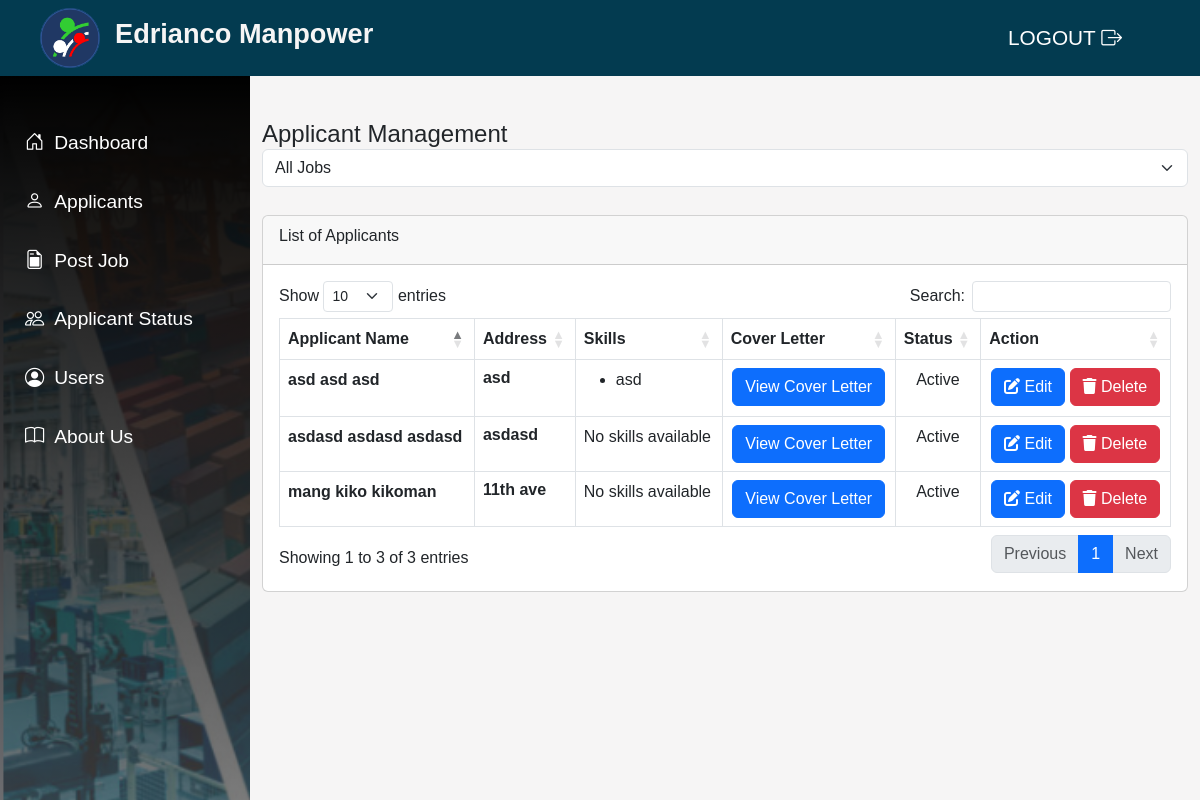
Screenshot of /admin/applicant.php (signed in) with the database file from the repository.
### tables this page shows
CREATE TABLE `tbl_applicant` (
  `id` int(11) NOT NULL,
  `job_id` text NOT NULL,
  `firstname` text NOT NULL,
  `middlename` text NOT NULL,
  `lastname` text NOT NULL,
  `gender` text NOT NULL,
  `email` text NOT NULL,
  `contact` text NOT NULL,
  `address` text NOT NULL,
  `resume` text NOT NULL,
  `status` text NOT NULL,
  `high_school` text NOT NULL,
  `high_school_year` text NOT NULL,
  `college` text NOT NULL,
  `college_year` text NOT NULL,
  `postgraduate` text NOT NULL,
  `postgraduate_year` text NOT NULL
);

CREATE TABLE `tbl_job` (
  `id` int(11) NOT NULL,
  `position` text NOT NULL,
  `availability` text NOT NULL,
  `salary` text NOT NULL,
  `job_type` text NOT NULL,
  `description` text NOT NULL,
  `status` text NOT NULL,
  `date_created` date DEFAULT current_timestamp(),
  `account_id` text NOT NULL,
  `account_edited` text NOT NULL,
  `date_updated` text NOT NULL
);

CREATE TABLE `tbl_applicant_skill` (
  `id` int(11) NOT NULL,
  `job_id` text NOT NULL,
  `skill` text NOT NULL
);

### admin/applicant.php (the view, shortened to what this page needs)
<?php
include 'config.php';
?>
<!DOCTYPE html>
<html lang="en">
<head>
	<link rel="stylesheet" href="https://cdnjs.cloudflare.com/ajax/libs/font-awesome/6.0.0-beta3/css/all.min.css">
    <link rel="stylesheet" href="https://cdn.jsdelivr.net/npm/bootstrap@5.3.0-alpha1/dist/css/bootstrap.min.css">
	<link rel="stylesheet" href="https://cdn.datatables.net/1.11.5/css/dataTables.bootstrap5.min.css">
    <link rel="stylesheet" href="https://cdn.jsdelivr.net/npm/bootstrap-icons@1.11.3/font/bootstrap-icons.min.css">
    <link rel="stylesheet" href="Istyle.css">
</head>
<body>
    <header>
        <nav class="navbar">
            <a href="#" class="logo">
                <img src="images/po.png" alt="logo">
                <h2>Edrianco Manpower</h2>
            </a>
            <a class="logoutbtn" href="logout.php" type="button" style="text-decoration: none;" name="logout"> LOGOUT   <i class="bi bi-box-arrow-right"></i></a>
        </nav>
    </header>
    <div class="sidebar">
        <a href="index.php"><i class="bi bi-house-door"></i> Dashboard</a>
        <a href="applicant.php"><i class="bi bi-person"></i> Applicants</a>
        <a href="job.php"><i class="bi bi-file-earmark-post"></i> Post Job</a>
        <a href="applicant_status.php"><i class="bi bi-people"></i> Applicant Status</a>
        <a href="user.php"><i class="bi bi-person-circle"></i> Users</a>
        <a href="about.php"><i class="bi bi-book"></i> About Us</a>
    </div>
	<div class="content">
        <div class="container-fluid mt-5" >
			<div class="row" style="margin-top:120px;">
				<div class="col">
				<h4>Applicant Management
				<select id="jobFilterDropdown" class="form-select" aria-label="Filter by Job" onchange="submitForm()">
    <option value="all" <?php if (!isset($_GET['job']) || $_GET['job'] == 'all') echo 'selected'; ?>>All Jobs</option>
    <?php
    $sql = "SELECT id, position FROM tbl_job";
    $stmt = $pdo->query($sql);
    ?>
</select>
				</h4>
				</div>
			</div>
            <div class="row">
                <div class="col-md-12 col-lg-12">
                    <div class="card"  style="margin-top:20px;">
                        <div class="card-header">
                           <div class="card-title">
							List of Applicants
						   </div>
                        </div>
                        <div class="card-body">
							<?php
							try {
								if (isset($_GET['job']) ) {
									$job_id = $_GET['job'];
									$sql = "SELECT *, ta.id as id FROM tbl_applicant as ta LEFT JOIN tbl_job as tj ON ta.job_id = tj.id
									LEFT JOIN tbl_applicant_skill tas ON tas.job_id = ta.id WHERE ta.job_id = :job_id GROUP BY ta.id";
									$stmt = $pdo->prepare($sql);
									$stmt->execute([':job_id' => $job_id]);
								} else {
									$sql = "SELECT *, ta.id as id FROM tbl_applicant as ta LEFT JOIN tbl_job as tj ON ta.job_id = tj.id
									LEFT JOIN tbl_applicant_skill tas ON tas.job_id = ta.id GROUP BY ta.id";
									$stmt = $pdo->query($sql);
								}
								$applicants = $stmt->fetchAll(PDO::FETCH_ASSOC);
							} catch (PDOException $e) {
								echo "Error: " . $e->getMessage();
							}
							?>
                            <table id="table" class="table table-bordered">
                                <thead style="text-align:center;">
                                    <tr>
                                        <th>Applicant Name</th>
										<th>Address</th>
										<th>Skills</th>
										<th>Cover Letter</th>
                                        <th>Status</th>
                                        <th>Action</th>
                                    </tr>
                                </thead>
								<tbody>
									<?php foreach ($applicants as $applicant): ?>
										<tr>
											<td>
										<span class="fw-bold"><?= $applicant['firstname'] ?> <?= $applicant['middlename'] ?> <?= $applicant['lastname'] ?></span>
									</td>
											<td>
											<?php if (!empty($applicant['address'])): ?>
												<h6 class="fw-normal"><span class="fw-bold"><?= $applicant['address'] ?> </span> </h6>
											<?php endif; ?>
											</td>
											<td>
											<?php
										if (!empty($applicant['skill'])) {
											$skills = explode(',', $applicant['skill']);
											?>
											<ul>
												<?php foreach ($skills as $skill): ?>
													<li><?= trim($skill) ?></li>
												<?php endforeach; ?>
											</ul>
										<?php } else {
											echo "No skills available";
										}
										?>
											</td>
											<td  style="text-align:center;"><a type="button" class="btn btn-primary" href="<?= $applicant['resume'] ?>" target="_blank">View Cover Letter</a></td>
											<td  style="text-align:center;"><?= $applicant['status'] ?></td>
											<td  style="text-align:center;">
												<button class="btn btn-primary editApplicant"
												data-id="<?php echo $applicant['id'];?>"
												data-job_id="<?php echo $applicant['job_id'];?>"
												data-firstname="<?php echo $applicant['firstname'];?>"
												data-lastname="<?php echo $applicant['lastname'];?>"
												data-middlename="<?php echo $applicant['middlename'];?>"
												data-gender="<?php echo $applicant['gender'];?>"
												data-email="<?php echo $applicant['email'];?>"
												data-contact="<?php echo $applicant['contact'];?>"
												data-address="<?php echo $applicant['address'];?>"
												data-resume="<?php echo $applicant['resume'];?>"
												><i class="fas fa-edit"></i> Edit</button>
												<button class="btn btn-danger deleteApplicant"
												data-id="<?php echo $applicant['id'];?>"
												><i class="fas fa-trash"></i> Delete</button>
											</td>
										</tr>
									<?php endforeach; ?>
								</tbody>
                            </table>
                        </div>
                    </div>
                </div>
            </div>
        </div>
    </div>
</body>
</html>

### admin/Istyle.css (style rules this page uses)
* { padding: 0; margin: o; box-sizing: border-box; font-family: Arial, sans-serif; }
body { width: 100%; height: 100%; background: #f6f5f5; }
header { position: fixed; width: 100%; left: 0; top: 0; }
.navbar { display: flex; align-items: center; margin: 0 auto; background: #033b50; justify-content: space-between; }
.navbar .logo { display: flex; gap: 15px; margin-left: 40px; text-decoration: none; align-items: center; }
.navbar .logo img { width: 60px; }
.navbar .logo h2 { font-size: 1.7rem; color: #f6f5f5; font-weight: 700; }
.navbar .logoutbtn { border: none; outline: none; color: #fff; font-size: 1.3rem; font-weight: 400; padding: 10px 18px; border-radius: 5px; cursor: pointer; background: none; margin-right: 60px; }
.sidebar { padding-top: 3rem; display: flex; justify-content: start; align-items: center; flex-direction: column; gap: 20px; height: 100%; width: 250px; position: fixed; background-image: linear-gradient(to top, rgba(0, 0, 0, 0.466), black), url("images/sidebg1.png"); background-repeat: no-repeat; background-size: cover; left: 0; top: 76px; z-index: 1; overflow-x: hidden; }
.sidebar a { width: 100%; display: flex; justify-content: start; padding-left: 25px; padding-top: 5px; padding-bottom: 5px; gap: 10px; color: #fff; font-size: 1.2rem; font-weight: 500; text-decoration: none; transition: 0.4s ease; font-family: Arial, sans-serif; }

### admin/applicant.php (style rules this page uses)
@media (min-width: 768px) { .sidebar { flex: 0 0 250px; } }
@media (min-width: 768px) { .content { margin-left: 250px; } }
@media (min-width: 768px) { table, .card { font-family:"Times New Roman"; } }

### rows the page displays
tbl_applicant: firstname "mang", middlename "kiko", lastname "kikoman", address "11th ave", shows "No skills available", job.status "Active"
tbl_applicant: firstname "asdasd", middlename "asdasd", lastname "asdasd", address "asdasd", shows "No skills available", job.status "Active"
tbl_applicant: firstname "asd", middlename "asd", lastname "asd", address "asd", tbl_applicant_skill.skill "asd", job.status "Active"
